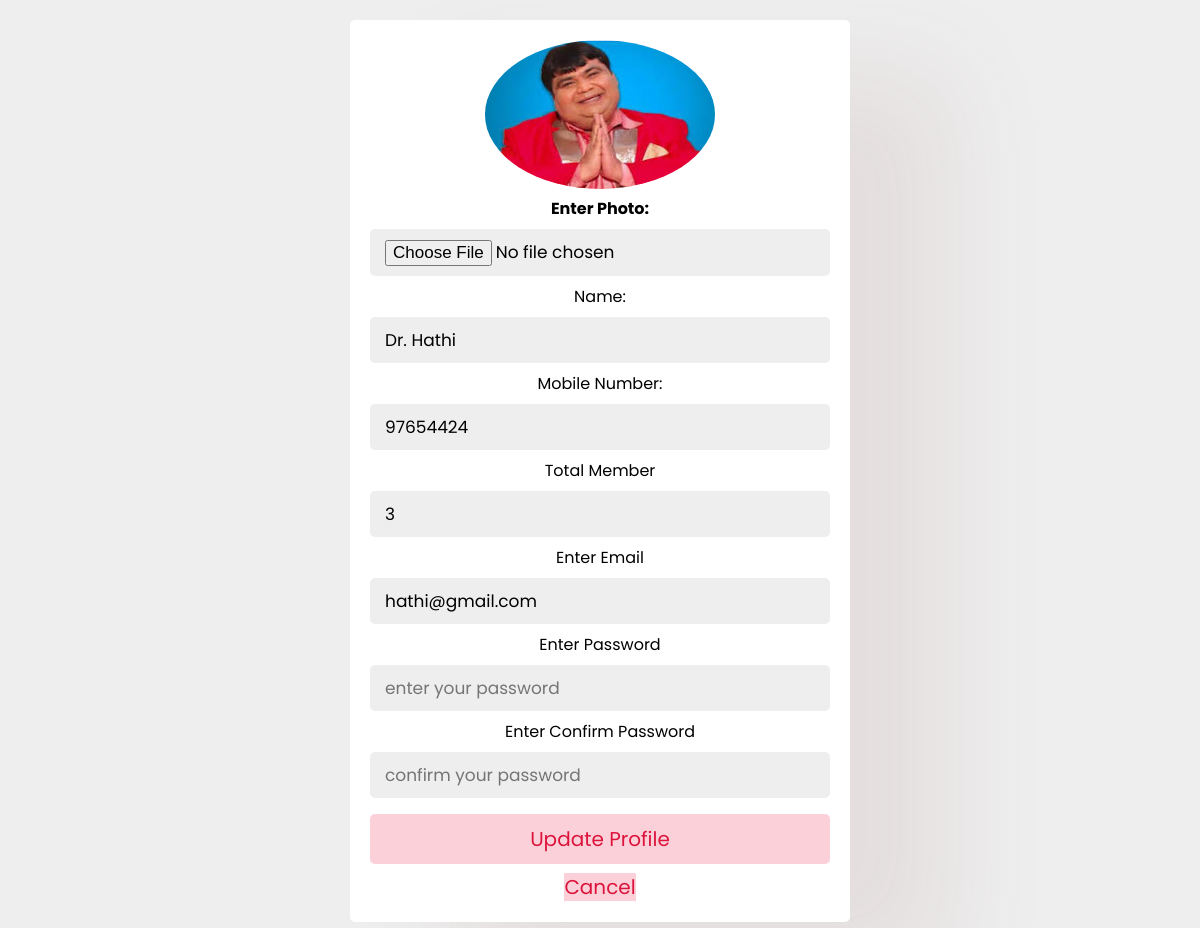
Screenshot of /user/editprofile?id=6 (signed in) with the database file from the repository.
### tables this page shows
CREATE TABLE `members` (
  `hno` int(255) NOT NULL,
  `name` varchar(255) NOT NULL,
  `img_source` varchar(400) NOT NULL DEFAULT './images/defualt.png',
  `email` varchar(255) NOT NULL,
  `password` varchar(255) NOT NULL,
  `user_type` varchar(255) NOT NULL DEFAULT 'user',
  `mno` varchar(15) NOT NULL,
  `total` int(25) NOT NULL,
  `isrented` varchar(10) NOT NULL DEFAULT 'owner'
);

### user/editprofile.php (the view, shortened to what this page needs)
<?php
@include('../config.php');
$hno=$_GET['id'];
$sql="SELECT * FROM members WHERE hno=$hno";
$result=mysqli_query($conn,$sql);
$row=mysqli_fetch_assoc($result);
$name=$row['name'];
$mno=$row['mno'];
$total=$row['total'];
$email=$row['email'];
 ?>
<!DOCTYPE html>
<html lang="en">
<head>
   <link rel="stylesheet" href="/login.css">
</head>
<body>
<div class="form-container">
    <form action="" method="POST" enctype="multipart/form-data">
         <img src="<?php if ($row['img_source'] == '../images/') { echo '../images/defualt.png'; } else { echo $row['img_source']; } ?>" style="width:50%; height:50%; border-radius:50%;">   <br>
          <label for="img"><b>Enter Photo:</b></label>
          <input type="file" name="uf" id="">
          <label for="name">Name:</label>
          <input type="text" id="name" name="name" required placeholder="Enter Name" value="<?php echo ($name);  ?>">
          <label for="mobileNumber">Mobile Number:</label>
          <input type="text" id="mobileNumber" name="mno" required placeholder="Enter Mobile Number" value="<?php echo ($mno);  ?>">
          <label for="totalMembers">Total Member</label>
          <input type="text" id="totalMembers" name="total" name="" required placeholder="Enter Total Member" value="<?php echo ($total);  ?>">
          <label for="totalMembers">Enter Email</label>
          <input type="email" name="email" required placeholder="enter your email" value="<?php echo ($email);  ?>">
          <label for="totalMembers">Enter Password</label>
          <input type="password" name="password" required placeholder="enter your password">
          <label for="totalMembers">Enter Confirm Password</label>
          <input type="password" name="cpassword" required placeholder="confirm your password">
          <input type="submit" name="submit"  class="form-btn" value="Update Profile">
          <a href="/user/member.php" id="cancelButton"  class="form-btn" style="width:100%;">Cancel</a>
    </form>
</div>
</body>
</html>

### login.css (style rules this page uses)
* { font-family: 'Poppins', sans-serif; margin:0; padding:0; box-sizing: border-box; outline: none; border:none; text-decoration: none; }
.form-container { min-height: 100vh; display: flex; align-items: center; justify-content: center; padding:20px; padding-bottom: 60px; background: #eee; }
.form-container form { padding:20px; border-radius: 5px; box-shadow: 100px 51px 100px rgba(148, 85, 85, 0.1); background: #fff; text-align: center; width: 500px; }
.form-container form input, .form-container form select { width: 100%; padding:10px 15px; font-size: 17px; margin:8px 0; background: #eee; border-radius: 5px; }
.form-container form .form-btn { background: #fbd0d9; color:crimson; text-transform: capitalize; font-size: 20px; cursor: pointer; }

### rows the page displays
members: img_source (picture), name "Dr. Hathi", mno "97654424", total "3", email "hathi@gmail.com"
